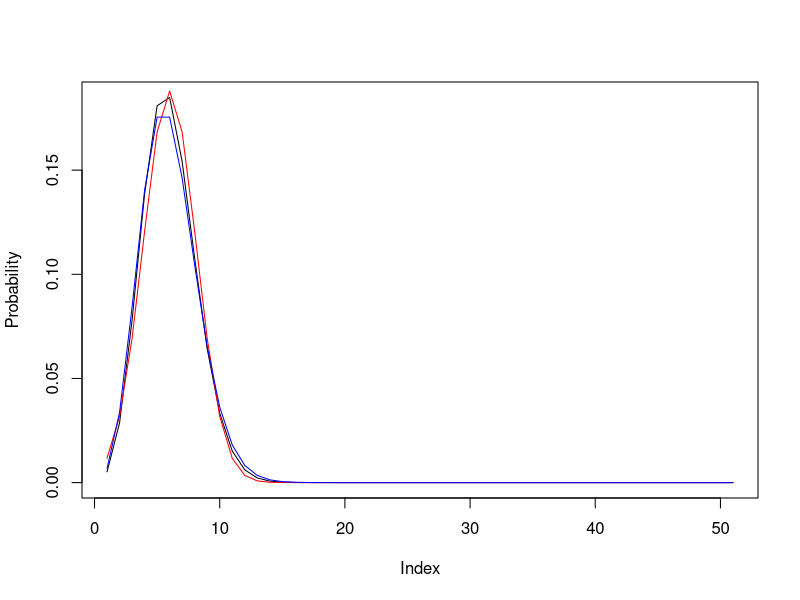
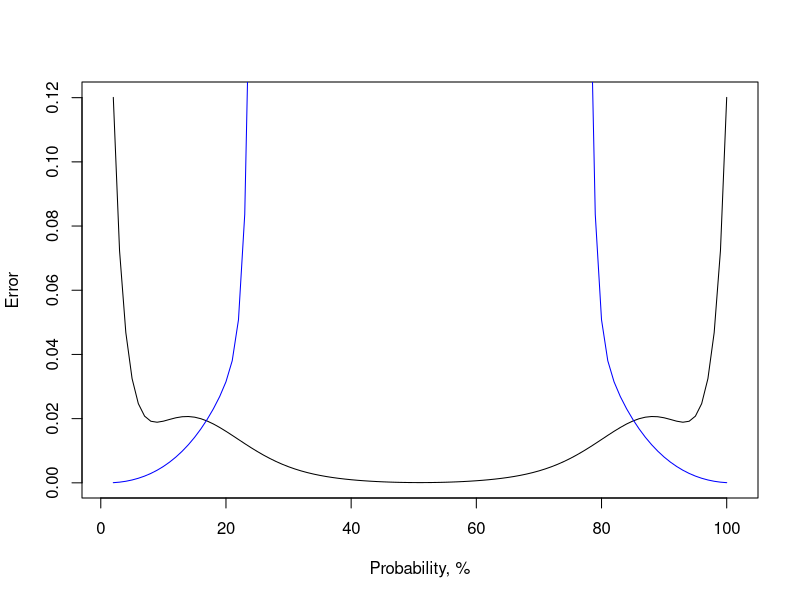

Source code (R) for these figures, in order:
## ---- chunk 1
knitr::opts_chunk$set(echo = TRUE)
## ---- chunk 2
n = 8
p = 0.1
k = 1
# Manual calculation using the Bernoulli formula
p1f = choose(n,k)*p^k*(1-p)^(n-k)
## ---- chunk 3
# Calculation using the embedded function
p1 = dbinom(k, n,p)
## ---- chunk 4
k = 0
p0 = dbinom(k, n,p)
p0
## ---- chunk 5
p_more1 = 1 - p0 - p1
## ---- chunk 6
# Define a function for Moivre-Laplace (normal) approximation
approxMoivreLaplaceLocal = function(k, n, p) {
  x = (k - n * p) / sqrt(n * p * (1 - p))
  # Call the normal density function
  fi = dnorm(x)
  # Approximate calculation
  p = fi / sqrt(n * p * (1 - p))
  return(p)
}

n = 800
p = 0.1
k = 85


p_ML = approxMoivreLaplaceLocal(k, n, p)
p_Bernoulli = choose(n, k) * p ^ k * (1 - p) ^ (n - k)
## ---- chunk 7
# Define a function for integral Moivre-Laplace (normal) approximation

approxMoivreLaplaceIntegral = function(k1, k2, n, p){
	x1 = (k1 - n*p)/sqrt(n*p*(1-p))
	x2 = (k2 - n*p)/sqrt(n*p*(1-p))
	Fi1 = pnorm(x1)
	Fi2 = pnorm(x2)
	p = Fi2-Fi1
	return (p)
}

k1 = 80
k2 = 100

p_ML = approxMoivreLaplaceIntegral(k1, k2, n, p)
p_Bernoulli = 0
for (k in k1:k2){
  p_Bernoulli = p_Bernoulli + choose(n,k)*p^k*(1-p)^(n-k)
}
## ---- chunk 8
# Define a function for Poisson approximation
approxPoisson = function(k, n, p){
	if (p>0.5){
		k = n - k
		p = 1 - p
	}
	res = (n*p)^k/factorial(k)*exp(-n*p)
	return(res)
}

n = 800
p = 0.001
k = 1

p_Poisson = approxPoisson(k, n, p)
p_Bernoulli = choose(n,k)*p^k*(1-p)^(n-k)
## ---- chunk 9
n = 50
k=seq(from=0, to=n)
p=0.1

# Calculating probabilities for all k values in [0,50] using the exact Bernoulli formula.
# Note the "magic" with vector calculation
pBin = choose(n,k)*p^k*(1-p)^(n-k)

# Calculating probabilities for all k values in [0,50] using the Moivre-Laplace approximation
pMoivreLaplace = approxMoivreLaplaceLocal (k,n,p)

# Calculating probabilities for all k values in [0,50] using the Poisson approximation
pPoisson = approxPoisson(k,n,p)

# Plot calculated probabilities

plot(pBin, type="l", ylab="Probability")
lines(pMoivreLaplace , type="l", col="red")
lines(pPoisson, type="l", col="blue")
## ---- chunk 10
# Vectors of errors for different probability values
MoivreLaplaceErrors = c()
PoissonErrors = c()

# A cycle from 0 to 1 with a step 0.01
for (p in seq(0,1, by = 0.01)){
	pBin = dbinom(k,n,p)
	pMoivreLaplace = approxMoivreLaplaceLocal(k,n,p)
	pPoisson = approxPoisson(k,n,p)
	
	# Fill error vectors with relative squared errors
	MoivreLaplaceErrors = append(MoivreLaplaceErrors, sum(((pBin-pMoivreLaplace)^2)/pBin))
	PoissonErrors = append(PoissonErrors, sum(((pBin-pPoisson)^2)/pBin))
}

# Plot error values
plot(MoivreLaplaceErrors, type="l", xlab="Probability, %", ylab="Error")
lines(PoissonErrors, type="l", col="blue")
